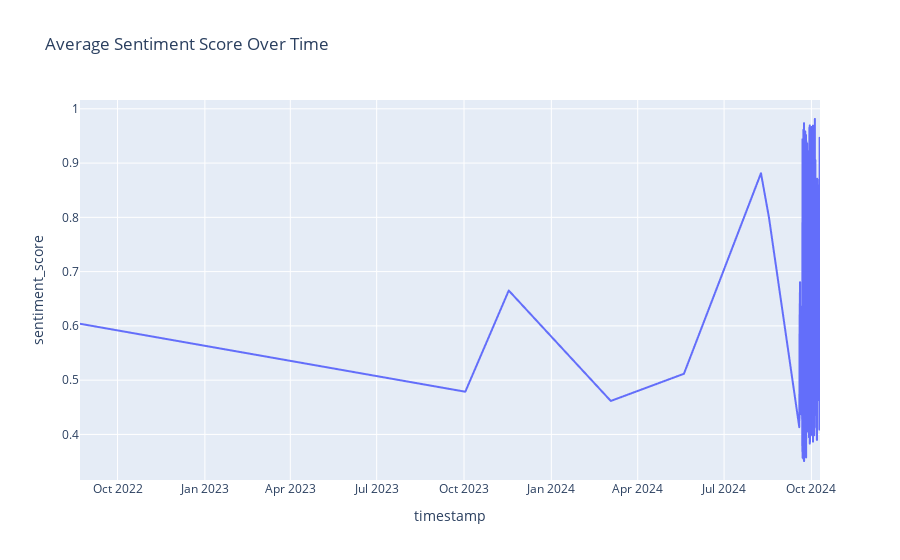

Source (notebook cell):
### Code cell
# Average Sentiment Score Over Time
sentiment_score_trend = df.groupby('timestamp')['sentiment_score'].mean().reset_index()

fig = px.line(sentiment_score_trend, x='timestamp', y='sentiment_score', title='Average Sentiment Score Over Time')
fig.show()

### Figure 1 — Plotly figure (JSON) as saved in the notebook; plotly's stock layout.template omitted (floating-point values rounded to 4 significant figures; data arrays with more than 128 entries replaced by an {"elided": "..."} marker saying what was removed)
{"data": [{"hovertemplate": "timestamp=%{x}<br>sentiment_score=%{y}<extra></extra>", "legendgroup": "", "line": {"color": "#636efa", "dash": "solid"}, "marker": {"symbol": "circle"}, "mode": "lines", "name": "", "showlegend": false, "x": {"elided": "1036 str values"}, "xaxis": "x", "y": {"elided": "1036 float values"}, "yaxis": "y", "type": "scattergl"}], "layout": {"xaxis": {"anchor": "y", "domain": [0.0, 1.0], "title": {"text": "timestamp"}}, "yaxis": {"anchor": "x", "domain": [0.0, 1.0], "title": {"text": "sentiment_score"}}, "legend": {"tracegroupgap": 0}, "title": {"text": "Average Sentiment Score Over Time"}}}
